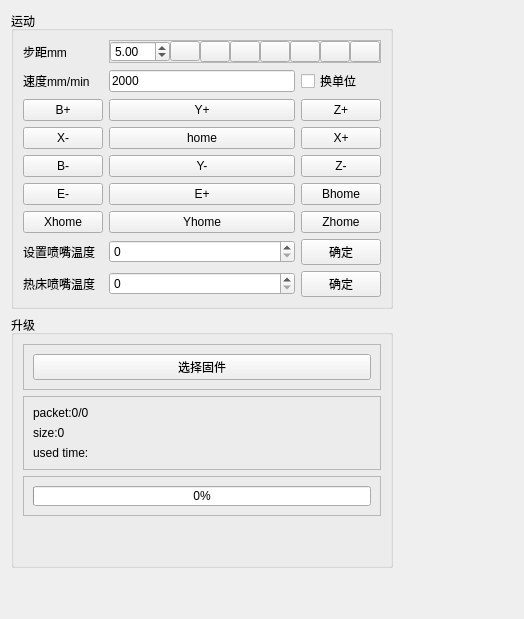
                <widget class="QWidget" name="tab_2">
                 <attribute name="title">
                  <string>机器控制</string>
                 </attribute>
                 <layout class="QGridLayout" name="gridLayout_3">
                  <item row="2" column="0">
                   <widget class="QGroupBox" name="groupBox_9">
                    <property name="title">
                     <string>升级</string>
                    </property>
                    <layout class="QVBoxLayout" name="verticalLayout_11" stretch="1,1,1,0">
                     <item>
                      <widget class="QFrame" name="frame_10">
                       <property name="frameShape">
                        <enum>QFrame::StyledPanel</enum>
                       </property>
                       <property name="frameShadow">
                        <enum>QFrame::Raised</enum>
                       </property>
                       <layout class="QHBoxLayout" name="horizontalLayout_27" stretch="1">
                        <item>
                         <widget class="QPushButton" name="update_button">
                          <property name="minimumSize">
                           <size>
                            <width>0</width>
                            <height>0</height>
                           </size>
                          </property>
                          <property name="text">
                           <string>选择固件</string>
                          </property>
                         </widget>
                        </item>
                       </layout>
                      </widget>
                     </item>
                     <item>
                      <widget class="QFrame" name="frame_11">
                       <property name="frameShape">
                        <enum>QFrame::StyledPanel</enum>
                       </property>
                       <property name="frameShadow">
                        <enum>QFrame::Raised</enum>
                       </property>
                       <layout class="QVBoxLayout" name="verticalLayout_10">
                        <item>
                         <widget class="QLabel" name="packet_lable">
                          <property name="text">
                           <string>packet:0/0</string>
                          </property>
                         </widget>
                        </item>
                        <item>
                         <widget class="QLabel" name="size_lable">
                          <property name="text">
                           <string>size:0</string>
                          </property>
                         </widget>
                        </item>
                        <item>
                         <widget class="QLabel" name="used_time">
                          <property name="text">
                           <string>used time:</string>
                          </property>
                         </widget>
                        </item>
                       </layout>
                      </widget>
                     </item>
                     <item>
                      <widget class="QFrame" name="frame_12">
                       <property name="maximumSize">
                        <size>
                         <width>16777215</width>
                         <height>40</height>
                        </size>
                       </property>
                       <property name="frameShape">
                        <enum>QFrame::StyledPanel</enum>
                       </property>
                       <property name="frameShadow">
                        <enum>QFrame::Raised</enum>
                       </property>
                       <layout class="QHBoxLayout" name="horizontalLayout_26">
                        <item>
                         <widget class="QProgressBar" name="progress_bar">
                          <property name="value">
                           <number>0</number>
                          </property>
                         </widget>
                        </item>
                       </layout>
                      </widget>
                     </item>
                     <item>
                      <spacer name="verticalSpacer_5">
                       <property name="orientation">
                        <enum>Qt::Vertical</enum>
                       </property>
                       <property name="sizeHint" stdset="0">
                        <size>
                         <width>20</width>
                         <height>40</height>
                        </size>
                       </property>
                      </spacer>
                     </item>
                    </layout>
                   </widget>
                  </item>
                  <item row="0" column="0">
                   <widget class="QGroupBox" name="groupBox_10">
                    <property name="title">
                     <string>运动</string>
                    </property>
                    <layout class="QGridLayout" name="gridLayout" columnstretch="1,0,0">
                     <item row="8" column="0">
                      <widget class="QPushButton" name="x_home">
                       <property name="text">
                        <string>Xhome</string>
                       </property>
                      </widget>
                     </item>
                     <item row="4" column="2">
                      <widget class="QPushButton" name="z_sub">
                       <property name="text">
                        <string>Z-</string>
                       </property>
                      </widget>
                     </item>
                     <item row="2" column="0">
                      <widget class="QPushButton" name="b_add">
                       <property name="text">
                        <string>B+</string>
                       </property>
                      </widget>
                     </item>
                     <item row="3" column="1">
                      <widget class="QPushButton" name="all_home">
                       <property name="text">
                        <string>home</string>
                       </property>
                      </widget>
                     </item>
                     <item row="3" column="0">
                      <widget class="QPushButton" name="x_sub">
                       <property name="autoFillBackground">
                        <bool>false</bool>
                       </property>
                       <property name="text">
                        <string>X-</string>
                       </property>
                      </widget>
                     </item>
                     <item row="4" column="0">
                      <widget class="QPushButton" name="b_sub">
                       <property name="text">
                        <string>B-</string>
                       </property>
                      </widget>
                     </item>
                     <item row="3" column="2">
                      <widget class="QPushButton" name="x_add">
                       <property name="autoFillBackground">
                        <bool>false</bool>
                       </property>
                       <property name="text">
                        <string>X+</string>
                       </property>
                      </widget>
                     </item>
                     <item row="1" column="2">
                      <widget class="QCheckBox" name="speed_unit">
                       <property name="layoutDirection">
                        <enum>Qt::LeftToRight</enum>
                       </property>
                       <property name="text">
                        <string>换单位</string>
                       </property>
                      </widget>
                     </item>
                     <item row="2" column="1">
                      <widget class="QPushButton" name="y_add">
                       <property name="text">
                        <string>Y+</string>
                       </property>
                      </widget>
                     </item>
                     <item row="8" column="2">
                      <widget class="QPushButton" name="z_home">
                       <property name="text">
                        <string>Zhome</string>
                       </property>
                      </widget>
                     </item>
                     <item row="2" column="2">
                      <widget class="QPushButton" name="z_add">
                       <property name="text">
                        <string>Z+</string>
                       </property>
                      </widget>
                     </item>
                     <item row="1" column="1">
                      <widget class="QLineEdit" name="step_speed">
                       <property name="inputMethodHints">
                        <set>Qt::ImhDigitsOnly|Qt::ImhFormattedNumbersOnly|Qt::ImhPreferNumbers</set>
                       </property>
                       <property name="text">
                        <string>2000</string>
                       </property>
                      </widget>
                     </item>
                     <item row="1" column="0">
                      <widget class="QLabel" name="speed_unit_label">
                       <property name="text">
                        <string>速度mm/min</string>
                       </property>
                      </widget>
                     </item>
                     <item row="4" column="1">
                      <widget class="QPushButton" name="y_sub">
                       <property name="text">
                        <string>Y-</string>
                       </property>
                      </widget>
                     </item>
                     <item row="8" column="1">
                      <widget class="QPushButton" name="y_home">
                       <property name="text">
                        <string>Yhome</string>
                       </property>
                      </widget>
                     </item>
                     <item row="5" column="0">
                      <widget class="QPushButton" name="e_sub">
                       <property name="text">
                        <string>E-</string>
                       </property>
                      </widget>
                     </item>
                     <item row="5" column="1">
                      <widget class="QPushButton" name="e_add">
                       <property name="text">
                        <string>E+</string>
                       </property>
                      </widget>
                     </item>
                     <item row="5" column="2">
                      <widget class="QPushButton" name="b_home">
                       <property name="text">
                        <string>Bhome</string>
                       </property>
                      </widget>
                     </item>
                     <item row="9" column="1">
                      <widget class="QSpinBox" name="nozzle_temp_edit">
                       <property name="maximum">
                        <number>999</number>
                       </property>
                       <property name="singleStep">
                        <number>10</number>
                       </property>
                      </widget>
                     </item>
                     <item row="10" column="0">
                      <widget class="QLabel" name="label_5">
                       <property name="text">
                        <string>热床喷嘴温度</string>
                       </property>
                      </widget>
                     </item>
                     <item row="9" column="2">
                      <widget class="QPushButton" name="nozzle_temp_set">
                       <property name="text">
                        <string>确定</string>
                       </property>
                      </widget>
                     </item>
                     <item row="9" column="0">
                      <widget class="QLabel" name="label_4">
                       <property name="text">
                        <string>设置喷嘴温度</string>
                       </property>
                      </widget>
                     </item>
                     <item row="10" column="1">
                      <widget class="QSpinBox" name="bed_temp_edit">
                       <property name="maximum">
                        <number>999</number>
                       </property>
                       <property name="singleStep">
                        <number>10</number>
                       </property>
                      </widget>
                     </item>
                     <item row="10" column="2">
                      <widget class="QPushButton" name="bed_temp_set">
                       <property name="text">
                        <string>确定</string>
                       </property>
                      </widget>
                     </item>
                     <item row="0" column="0">
                      <widget class="QLabel" name="label_18">
                       <property name="text">
                        <string>步距mm</string>
                       </property>
                      </widget>
                     </item>
                     <item row="0" column="1" colspan="2">
                      <widget class="QFrame" name="frame_60">
                       <property name="frameShape">
                        <enum>QFrame::StyledPanel</enum>
                       </property>
                       <property name="frameShadow">
                        <enum>QFrame::Raised</enum>
                       </property>
                       <layout class="QHBoxLayout" name="horizontalLayout_47">
                        <property name="spacing">
                         <number>0</number>
                        </property>
                        <property name="leftMargin">
                         <number>0</number>
                        </property>
                        <property name="topMargin">
                         <number>0</number>
                        </property>
                        <property name="rightMargin">
                         <number>0</number>
                        </property>
                        <property name="bottomMargin">
                         <number>0</number>
                        </property>
                        <item>
                         <widget class="QDoubleSpinBox" name="step_mm">
                          <property name="minimumSize">
                           <size>
                            <width>0</width>
                            <height>20</height>
                           </size>
                          </property>
                          <property name="maximumSize">
                           <size>
                            <width>60</width>
                            <height>16777215</height>
                           </size>
                          </property>
                          <property name="decimals">
                           <number>2</number>
                          </property>
                          <property name="minimum">
                           <double>0.010000000000000</double>
                          </property>
                          <property name="maximum">
                           <double>999999999.000000000000000</double>
                          </property>
                          <property name="value">
                           <double>5.000000000000000</double>
                          </property>
                         </widget>
                        </item>
                        <item>
                         <widget class="QPushButton" name="step_set_1">
                          <property name="minimumSize">
                           <size>
                            <width>9</width>
                            <height>20</height>
                           </size>
                          </property>
                          <property name="maximumSize">
                           <size>
                            <width>30</width>
                            <height>16777215</height>
                           </size>
                          </property>
                          <property name="font">
                           <font>
                            <pointsize>7</pointsize>
                           </font>
                          </property>
                          <property name="text">
                           <string/>
                          </property>
                         </widget>
                        </item>
                        <item>
                         <widget class="QPushButton" name="step_set_2">
                          <property name="minimumSize">
                           <size>
                            <width>0</width>
                            <height>20</height>
                           </size>
                          </property>
                          <property name="maximumSize">
                           <size>
                            <width>30</width>
                            <height>16777215</height>
                           </size>
                          </property>
                          <property name="font">
                           <font>
                            <pointsize>8</pointsize>
                           </font>
                          </property>
                          <property name="text">
                           <string/>
                          </property>
                         </widget>
                        </item>
                        <item>
                         <widget class="QPushButton" name="step_set_3">
                          <property name="minimumSize">
                           <size>
                            <width>0</width>
                            <height>20</height>
                           </size>
                          </property>
                          <property name="maximumSize">
                           <size>
                            <width>30</width>
                            <height>16777215</height>
                           </size>
                          </property>
                          <property name="font">
                           <font>
                            <pointsize>8</pointsize>
                           </font>
                          </property>
                          <property name="text">
                           <string/>
                          </property>
                         </widget>
                        </item>
                        <item>
                         <widget class="QPushButton" name="step_set_4">
                          <property name="minimumSize">
                           <size>
                            <width>0</width>
                            <height>20</height>
                           </size>
                          </property>
                          <property name="maximumSize">
                           <size>
                            <width>30</width>
                            <height>16777215</height>
                           </size>
                          </property>
                          <property name="font">
                           <font>
                            <pointsize>8</pointsize>
                           </font>
                          </property>
                          <property name="text">
                           <string/>
                          </property>
                         </widget>
                        </item>
                        <item>
                         <widget class="QPushButton" name="step_set_5">
                          <property name="minimumSize">
                           <size>
                            <width>0</width>
                            <height>20</height>
                           </size>
                          </property>
                          <property name="maximumSize">
                           <size>
                            <width>30</width>
                            <height>16777215</height>
                           </size>
                          </property>
                          <property name="font">
                           <font>
                            <pointsize>8</pointsize>
                           </font>
                          </property>
                          <property name="text">
                           <string/>
                          </property>
                         </widget>
                        </item>
                        <item>
                         <widget class="QPushButton" name="step_set_6">
                          <property name="minimumSize">
                           <size>
                            <width>0</width>
                            <height>20</height>
                           </size>
                          </property>
                          <property name="maximumSize">
                           <size>
                            <width>30</width>
                            <height>16777215</height>
                           </size>
                          </property>
                          <property name="font">
                           <font>
                            <pointsize>8</pointsize>
                           </font>
                          </property>
                          <property name="text">
                           <string/>
                          </property>
                         </widget>
                        </item>
                        <item>
                         <widget class="QPushButton" name="step_set_7">
                          <property name="minimumSize">
                           <size>
                            <width>0</width>
                            <height>20</height>
                           </size>
                          </property>
                          <property name="maximumSize">
                           <size>
                            <width>30</width>
                            <height>16777215</height>
                           </size>
                          </property>
                          <property name="font">
                           <font>
                            <pointsize>8</pointsize>
                           </font>
                          </property>
                          <property name="text">
                           <string/>
                          </property>
                         </widget>
                        </item>
                       </layout>
                      </widget>
                     </item>
                    </layout>
                   </widget>
                  </item>
                  <item row="0" column="2">
                   <spacer name="horizontalSpacer_5">
                    <property name="orientation">
                     <enum>Qt::Horizontal</enum>
                    </property>
                    <property name="sizeHint" stdset="0">
                     <size>
                      <width>40</width>
                      <height>20</height>
                     </size>
                    </property>
                   </spacer>
                  </item>
                  <item row="0" column="3">
                   <spacer name="horizontalSpacer">
                    <property name="orientation">
                     <enum>Qt::Horizontal</enum>
                    </property>
                    <property name="sizeHint" stdset="0">
                     <size>
                      <width>40</width>
                      <height>20</height>
                     </size>
                    </property>
                   </spacer>
                  </item>
                  <item row="3" column="0">
                   <spacer name="verticalSpacer_7">
                    <property name="orientation">
                     <enum>Qt::Vertical</enum>
                    </property>
                    <property name="sizeHint" stdset="0">
                     <size>
                      <width>20</width>
                      <height>40</height>
                     </size>
                    </property>
                   </spacer>
                  </item>
                  <item row="0" column="1">
                   <spacer name="horizontalSpacer_6">
                    <property name="orientation">
                     <enum>Qt::Horizontal</enum>
                    </property>
                    <property name="sizeHint" stdset="0">
                     <size>
                      <width>40</width>
                      <height>20</height>
                     </size>
                    </property>
                   </spacer>
                  </item>
                 </layout>
                </widget>
